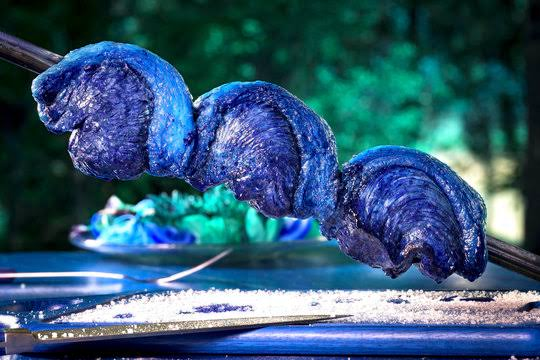
#> input picture churras.png, 540 x 360 px, given in place of sapo_bombado.jpg, which was not available
$ jupyter execute image_processing_02_histogram.ipynb
#> lines starting #> are read from the running program, lines starting #| are printed output that depends on the picture; pictures that were not available may be replaced by others from this repository, and a replacement may not be noted
[cell 1]
import cv2
import numpy as np
import matplotlib.pyplot as plt
from google.colab import files

[cell 2]
arquivo = files.upload()
#> the answer given: churras.png

[cell 3]
img_rgb = cv2.imread('sapo_bombado.jpg', cv2.IMREAD_COLOR_RGB)
#> img_rgb is the input picture: shape (360, 540, 3); mean B, G, R 116.5, 89.7, 52.2
plt.imshow(img_rgb)

[cell 4]
img_rgb = cv2.imread('sapo_bombado.jpg', cv2.IMREAD_COLOR_RGB)
plt.imshow(img_rgb)
img_gray = cv2.cvtColor(img_rgb, cv2.COLOR_BGR2GRAY)
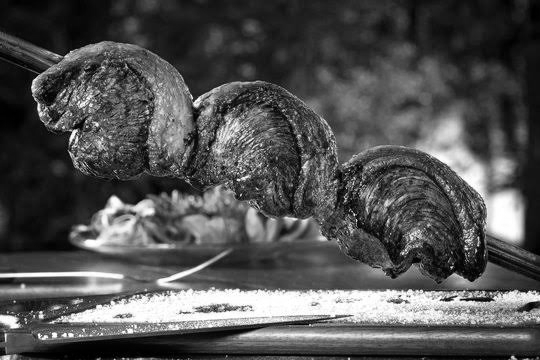
#> img_gray: shape (360, 540); min 0, max 255, mean 81.6
plt.imshow(img_gray, cmap='gray')
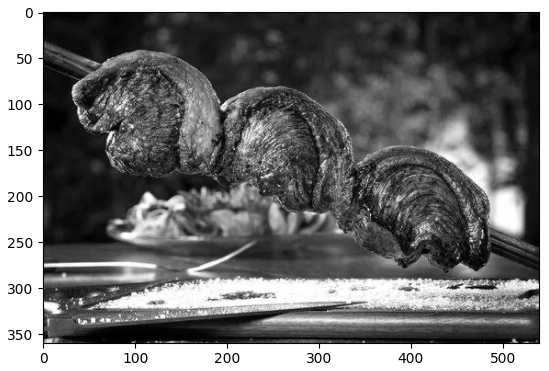
#> figure drawn by matplotlib, 1 panel; B, G, R data is drawn as R, G, B

[cell 5]
def calHist(img):
  hist_arr = np.zeros(256, dtype=int)
  for px in img:
    hist_arr[px] += 1
#> after the loop, hist_arr = 256 values, max 336 at index 44, min 35 at index 0, mean 210.1
  plt.bar(range(256), hist_arr)

[cell 6]
calHist(img_gray)
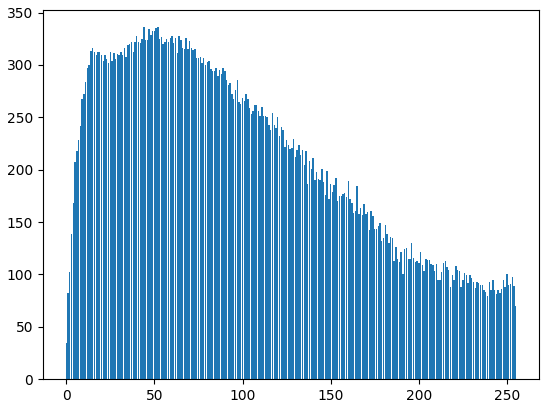
#> figure drawn by matplotlib, 1 panel
